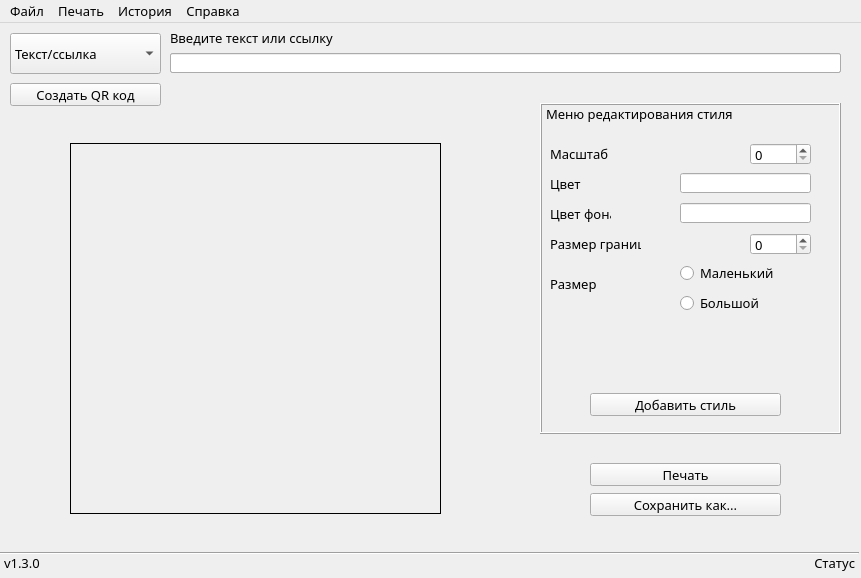
<?xml version="1.0" encoding="UTF-8"?>
<ui version="4.0">
 <class>MainWindow</class>
 <widget class="QMainWindow" name="MainWindow">
  <property name="enabled">
   <bool>true</bool>
  </property>
  <property name="geometry">
   <rect>
    <x>0</x>
    <y>0</y>
    <width>861</width>
    <height>578</height>
   </rect>
  </property>
  <property name="minimumSize">
   <size>
    <width>1</width>
    <height>1</height>
   </size>
  </property>
  <property name="maximumSize">
   <size>
    <width>10000</width>
    <height>10000</height>
   </size>
  </property>
  <property name="font">
   <font>
    <family>Yu Gothic UI Light</family>
    <pointsize>10</pointsize>
   </font>
  </property>
  <property name="windowTitle">
   <string>MyQR (Генератор Qr кодов)</string>
  </property>
  <widget class="QWidget" name="centralwidget">
   <widget class="QLineEdit" name="lineEdit">
    <property name="geometry">
     <rect>
      <x>170</x>
      <y>30</y>
      <width>671</width>
      <height>20</height>
     </rect>
    </property>
    <property name="placeholderText">
     <string extracomment="nnfnndnf"/>
    </property>
   </widget>
   <widget class="QLabel" name="labelText_or_ss">
    <property name="geometry">
     <rect>
      <x>170</x>
      <y>5</y>
      <width>671</width>
      <height>20</height>
     </rect>
    </property>
    <property name="text">
     <string>Введите текст или ссылку</string>
    </property>
   </widget>
   <widget class="QComboBox" name="comboBox">
    <property name="geometry">
     <rect>
      <x>10</x>
      <y>10</y>
      <width>151</width>
      <height>41</height>
     </rect>
    </property>
    <property name="currentText">
     <string>Текст/ссылка</string>
    </property>
    <item>
     <property name="text">
      <string>Текст/ссылка</string>
     </property>
    </item>
    <item>
     <property name="text">
      <string>Изображение</string>
     </property>
    </item>
    <item>
     <property name="text">
      <string>Электронное письмо</string>
     </property>
    </item>
    <item>
     <property name="text">
      <string>СМС</string>
     </property>
    </item>
    <item>
     <property name="text">
      <string>Номер телефона</string>
     </property>
    </item>
    <item>
     <property name="text">
      <string>Контакт</string>
     </property>
    </item>
    <item>
     <property name="text">
      <string>Геолокация</string>
     </property>
    </item>
    <item>
     <property name="text">
      <string>WiFi-сеть</string>
     </property>
    </item>
    <item>
     <property name="text">
      <string>Событие</string>
     </property>
    </item>
   </widget>
   <widget class="QLabel" name="label">
    <property name="geometry">
     <rect>
      <x>214</x>
      <y>530</y>
      <width>641</width>
      <height>20</height>
     </rect>
    </property>
    <property name="text">
     <string>Статус</string>
    </property>
    <property name="alignment">
     <set>Qt::AlignRight|Qt::AlignTrailing|Qt::AlignVCenter</set>
    </property>
   </widget>
   <widget class="Line" name="line">
    <property name="geometry">
     <rect>
      <x>-2</x>
      <y>522</y>
      <width>861</width>
      <height>16</height>
     </rect>
    </property>
    <property name="orientation">
     <enum>Qt::Horizontal</enum>
    </property>
   </widget>
   <widget class="QPushButton" name="pushButton">
    <property name="geometry">
     <rect>
      <x>10</x>
      <y>60</y>
      <width>151</width>
      <height>23</height>
     </rect>
    </property>
    <property name="text">
     <string>Создать QR код</string>
    </property>
   </widget>
   <widget class="QLabel" name="label_2">
    <property name="geometry">
     <rect>
      <x>70</x>
      <y>120</y>
      <width>371</width>
      <height>371</height>
     </rect>
    </property>
    <property name="frameShape">
     <enum>QFrame::Box</enum>
    </property>
    <property name="text">
     <string/>
    </property>
   </widget>
   <widget class="QFrame" name="frame">
    <property name="geometry">
     <rect>
      <x>540</x>
      <y>80</y>
      <width>301</width>
      <height>331</height>
     </rect>
    </property>
    <property name="frameShape">
     <enum>QFrame::Box</enum>
    </property>
    <property name="frameShadow">
     <enum>QFrame::Raised</enum>
    </property>
    <widget class="QLabel" name="label_3">
     <property name="geometry">
      <rect>
       <x>10</x>
       <y>40</y>
       <width>61</width>
       <height>21</height>
      </rect>
     </property>
     <property name="text">
      <string>Масштаб</string>
     </property>
    </widget>
    <widget class="QSpinBox" name="spinBox">
     <property name="geometry">
      <rect>
       <x>210</x>
       <y>40</y>
       <width>61</width>
       <height>22</height>
      </rect>
     </property>
    </widget>
    <widget class="QLabel" name="label_4">
     <property name="geometry">
      <rect>
       <x>10</x>
       <y>70</y>
       <width>61</width>
       <height>21</height>
      </rect>
     </property>
     <property name="text">
      <string>Цвет </string>
     </property>
    </widget>
    <widget class="QLabel" name="label_5">
     <property name="geometry">
      <rect>
       <x>10</x>
       <y>100</y>
       <width>61</width>
       <height>21</height>
      </rect>
     </property>
     <property name="text">
      <string>Цвет фона</string>
     </property>
    </widget>
    <widget class="QLabel" name="label_6">
     <property name="geometry">
      <rect>
       <x>10</x>
       <y>130</y>
       <width>91</width>
       <height>21</height>
      </rect>
     </property>
     <property name="text">
      <string>Размер границы</string>
     </property>
    </widget>
    <widget class="QLineEdit" name="lineEdit_2">
     <property name="geometry">
      <rect>
       <x>140</x>
       <y>70</y>
       <width>131</width>
       <height>20</height>
      </rect>
     </property>
    </widget>
    <widget class="QLineEdit" name="lineEdit_3">
     <property name="geometry">
      <rect>
       <x>140</x>
       <y>100</y>
       <width>131</width>
       <height>20</height>
      </rect>
     </property>
    </widget>
    <widget class="QSpinBox" name="spinBox_2">
     <property name="geometry">
      <rect>
       <x>210</x>
       <y>130</y>
       <width>61</width>
       <height>22</height>
      </rect>
     </property>
    </widget>
    <widget class="QPushButton" name="pushButton_3">
     <property name="geometry">
      <rect>
       <x>50</x>
       <y>290</y>
       <width>191</width>
       <height>23</height>
      </rect>
     </property>
     <property name="text">
      <string>Добавить стиль</string>
     </property>
    </widget>
    <widget class="QLabel" name="label_7">
     <property name="geometry">
      <rect>
       <x>10</x>
       <y>170</y>
       <width>91</width>
       <height>21</height>
      </rect>
     </property>
     <property name="text">
      <string>Размер</string>
     </property>
    </widget>
    <widget class="QRadioButton" name="radioButton_2">
     <property name="geometry">
      <rect>
       <x>140</x>
       <y>160</y>
       <width>101</width>
       <height>20</height>
      </rect>
     </property>
     <property name="text">
      <string>Маленький</string>
     </property>
    </widget>
    <widget class="QRadioButton" name="radioButton">
     <property name="geometry">
      <rect>
       <x>140</x>
       <y>190</y>
       <width>101</width>
       <height>20</height>
      </rect>
     </property>
     <property name="text">
      <string>Большой</string>
     </property>
    </widget>
    <widget class="QLabel" name="label_8">
     <property name="geometry">
      <rect>
       <x>6</x>
       <y>0</y>
       <width>261</width>
       <height>21</height>
      </rect>
     </property>
     <property name="text">
      <string>Меню редактирования стиля</string>
     </property>
    </widget>
   </widget>
   <widget class="QLabel" name="label_9">
    <property name="geometry">
     <rect>
      <x>4</x>
      <y>530</y>
      <width>61</width>
      <height>20</height>
     </rect>
    </property>
    <property name="text">
     <string>v1.3.0</string>
    </property>
    <property name="alignment">
     <set>Qt::AlignLeading|Qt::AlignLeft|Qt::AlignVCenter</set>
    </property>
   </widget>
   <widget class="QLineEdit" name="lineEdit_4">
    <property name="geometry">
     <rect>
      <x>170</x>
      <y>30</y>
      <width>301</width>
      <height>20</height>
     </rect>
    </property>
   </widget>
   <widget class="QLineEdit" name="lineEdit_5">
    <property name="geometry">
     <rect>
      <x>490</x>
      <y>30</y>
      <width>351</width>
      <height>20</height>
     </rect>
    </property>
   </widget>
   <widget class="QLabel" name="labelText_or_ss_2">
    <property name="geometry">
     <rect>
      <x>490</x>
      <y>5</y>
      <width>301</width>
      <height>20</height>
     </rect>
    </property>
    <property name="text">
     <string/>
    </property>
   </widget>
   <widget class="QPushButton" name="pushButton_4">
    <property name="geometry">
     <rect>
      <x>590</x>
      <y>440</y>
      <width>191</width>
      <height>23</height>
     </rect>
    </property>
    <property name="text">
     <string>Печать</string>
    </property>
   </widget>
   <widget class="QPushButton" name="pushButton_2">
    <property name="geometry">
     <rect>
      <x>590</x>
      <y>470</y>
      <width>191</width>
      <height>23</height>
     </rect>
    </property>
    <property name="text">
     <string>Сохранить как...</string>
    </property>
   </widget>
   <zorder>lineEdit_4</zorder>
   <zorder>lineEdit_5</zorder>
   <zorder>frame</zorder>
   <zorder>lineEdit</zorder>
   <zorder>labelText_or_ss</zorder>
   <zorder>comboBox</zorder>
   <zorder>label</zorder>
   <zorder>line</zorder>
   <zorder>pushButton</zorder>
   <zorder>label_2</zorder>
   <zorder>label_9</zorder>
   <zorder>labelText_or_ss_2</zorder>
   <zorder>pushButton_4</zorder>
   <zorder>pushButton_2</zorder>
  </widget>
  <widget class="QMenuBar" name="menuBar">
   <property name="geometry">
    <rect>
     <x>0</x>
     <y>0</y>
     <width>861</width>
     <height>23</height>
    </rect>
   </property>
   <widget class="QMenu" name="menu">
    <property name="title">
     <string>Файл</string>
    </property>
    <addaction name="action_2"/>
   </widget>
   <widget class="QMenu" name="menu_2">
    <property name="title">
     <string>Справка</string>
    </property>
    <addaction name="separator"/>
    <addaction name="action_7"/>
   </widget>
   <widget class="QMenu" name="menu_3">
    <property name="title">
     <string>Печать</string>
    </property>
    <addaction name="action_6"/>
   </widget>
   <widget class="QMenu" name="menu_4">
    <property name="title">
     <string>История</string>
    </property>
    <addaction name="action_8"/>
   </widget>
   <addaction name="menu"/>
   <addaction name="menu_3"/>
   <addaction name="menu_4"/>
   <addaction name="menu_2"/>
  </widget>
  <action name="action">
   <property name="text">
    <string>Сохранить как</string>
   </property>
  </action>
  <action name="action_3">
   <property name="text">
    <string>Купите автору печеньку</string>
   </property>
  </action>
  <action name="action_4">
   <property name="text">
    <string>Информация</string>
   </property>
  </action>
  <action name="action_5">
   <property name="text">
    <string>ва</string>
   </property>
  </action>
  <action name="action_2">
   <property name="text">
    <string>Сохранить как...</string>
   </property>
  </action>
  <action name="action_7">
   <property name="text">
    <string>Купите печеньку</string>
   </property>
  </action>
  <action name="action_6">
   <property name="text">
    <string>Печать</string>
   </property>
  </action>
  <action name="action_8">
   <property name="text">
    <string>История</string>
   </property>
  </action>
 </widget>
 <resources/>
 <connections/>
</ui>
